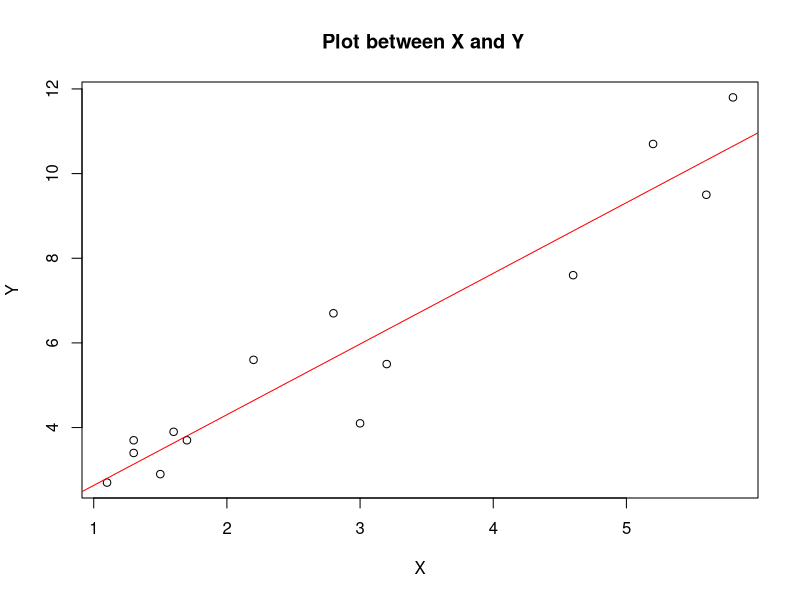
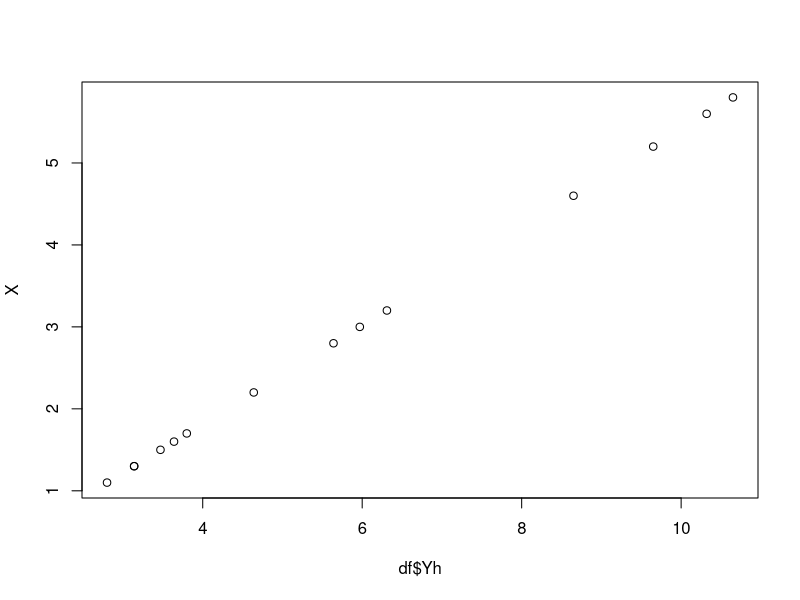

R code for these plots, in order:
# Linear Modeling : Sales
# 
# 
X = c(1.7,1.6,2.8,5.6,1.3,2.2, 1.3,1.1,3.2,1.5,5.2,4.6,5.8,3 )
Y = c(3.7,3.9,6.7,9.5,3.4,5.6,3.7, 2.7,5.5,2.9,10.7,7.6,11.8,4.1 )

cor.test(X,Y)
#Plot
plot(X,Y, main=' Plot between X and Y')
abline(lm(Y ~ X), col='red')
fit =lm(Y ~ X)
summary(fit)

df =data.frame(X,Y)
df
df$x = round(X - mean(X),2)
df$y = round(Y - mean(Y),2)
df
colMeans(df)
df$xy = round(df$x * df$y,2)
df$x2 = round(df$x^2,2)
SSxy = sum(df$xy)
SSx2 = sum(df$x2)
(b1 = SSxy / SSx2)
(b0 = mean(Y) - b1 * mean(X))
(df$Yh = round(fitted(fit),2))
df
plot(df$Yh, X)
(df$residuals = round(df$Y - df$Yh, 2))
summary(df$residuals)
summary(fit)
df$SSr = round((df$Yh - mean(Y))^2, 2)
df$SSe = round((df$Y - df$Yh) ^ 2, 2)
df
colSums(df)
(SSR = round(sum(df$SSr),2))
(SSE = round(sum(df$SSe),2))
(R2 = round(sum(df$SSr)/ (sum(df$SSe) + sum(df$SSr)),4))
df
n=length(X)
(stderror = sqrt(sum(df$SSe)/(n-2)))

p = 1 # No of IV Variables
(MSR = SSR/p)
(MSE = SSE/(n-p-1))
(Fstats = MSR/MSE)
summary(fit)
